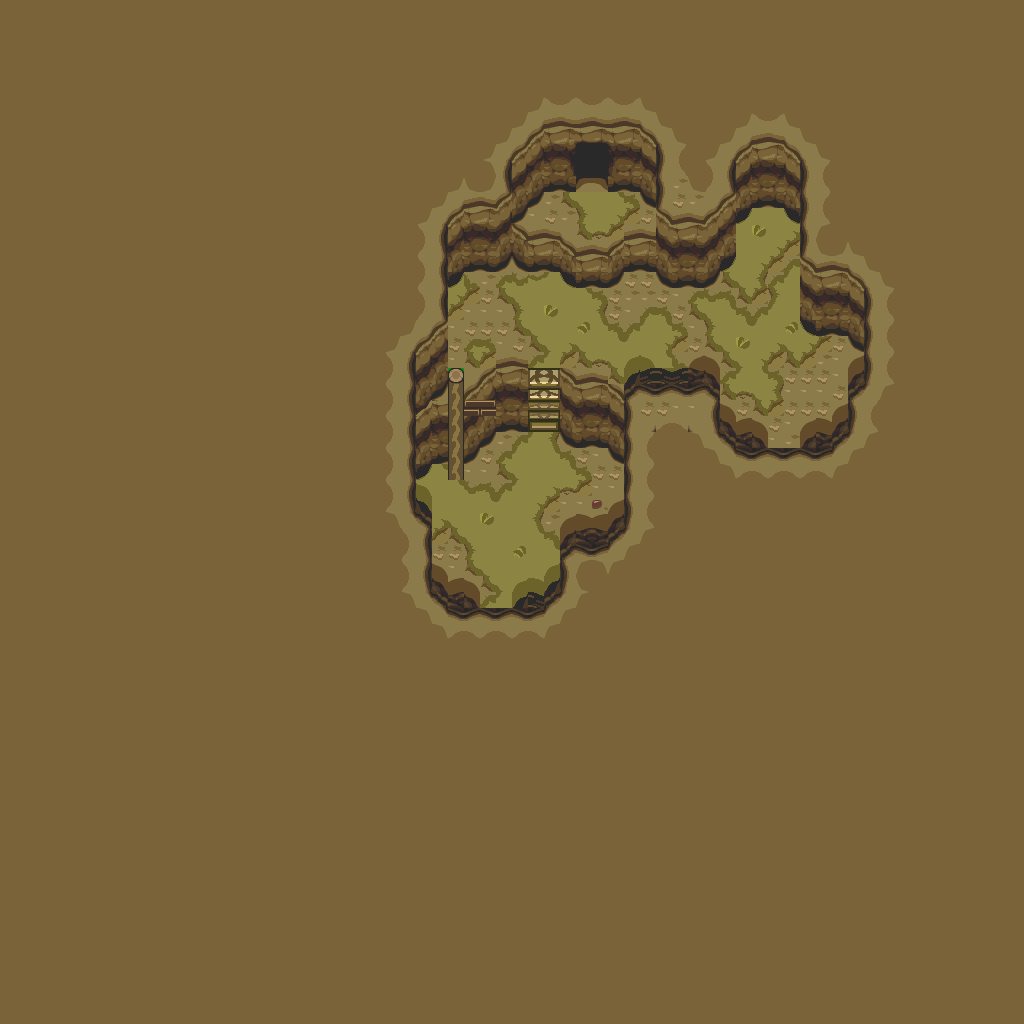

This game map was drawn from its Tiled (.tmx) file and the tilesets committed beside it. A one-line description and the trimmed map source follow:
An orthogonal 64x64 tile map with 16x16 px tiles, 1 tile layer (base), 1 hidden layer not drawn and 3 objects.

<map version="1.10" tiledversion="1.12.1" orientation="orthogonal" renderorder="right-down" width="64" height="64" tilewidth="16" tileheight="16" infinite="0" nextlayerid="3" nextobjectid="4">
 <tileset firstgid="1" source="../classiciphone_pics4.tsx" />
 <layer id="1" name="base" width="64" height="64">
  <data>[4096 cells, 4096 non-empty, 109 distinct tile ids]</data>
 </layer>
 <layer id="2" name="collision" width="64" height="64" visible="0">
  <properties><property name="collision" value="true" /></properties>
  <data>[4096 cells, 229 non-empty, 1 distinct tile ids]</data>
 </layer>
 <objectgroup id="3" name="npcs">
  <object id="1" x="480.0" y="416.0" width="16" height="16">
   <properties>
    <property name="gani" value="lampanimation.mng" />
    <property name="script" type="string">-- Auto-converted from GraalScript
-- // NPC made by Stefan Knorr
-- [CLIENT-SIDE — server no-op]
-- if (created) {
-- y = 25.5;
-- setimgpart lampanimation.mng,0,0,20,36;
-- dontblock;
-- }</property>
   </properties>
  </object>
  <object id="2" x="416.0" y="368.0" width="16" height="16">
   <properties>
    <property name="gani" value="light2.png" />
    <property name="script" type="string">-- Auto-converted from GraalScript
-- // NPC made by Stefan Knorr
-- if (created) {
-- setimg light2.png;
self.dontblock = true
end
-- [CLIENT-SIDE — server no-op]
-- if (playerenters) {
-- setzoomeffect 3;
-- setcoloreffect 1,.6,0,0.5;
-- drawaslight;
-- }</property>
   </properties>
  </object>
  <object id="3" x="448.0" y="144.0" width="16" height="16">
   <properties>
    <property name="script" type="string">-- Auto-converted from GraalScript
-- // NPC made by maximus_asinus
-- [CLIENT-SIDE — server no-op]
-- if (playerenters) {
-- seteffect 0,0,0,.75;
-- }</property>
   </properties>
  </object>
 </objectgroup>
</map>
